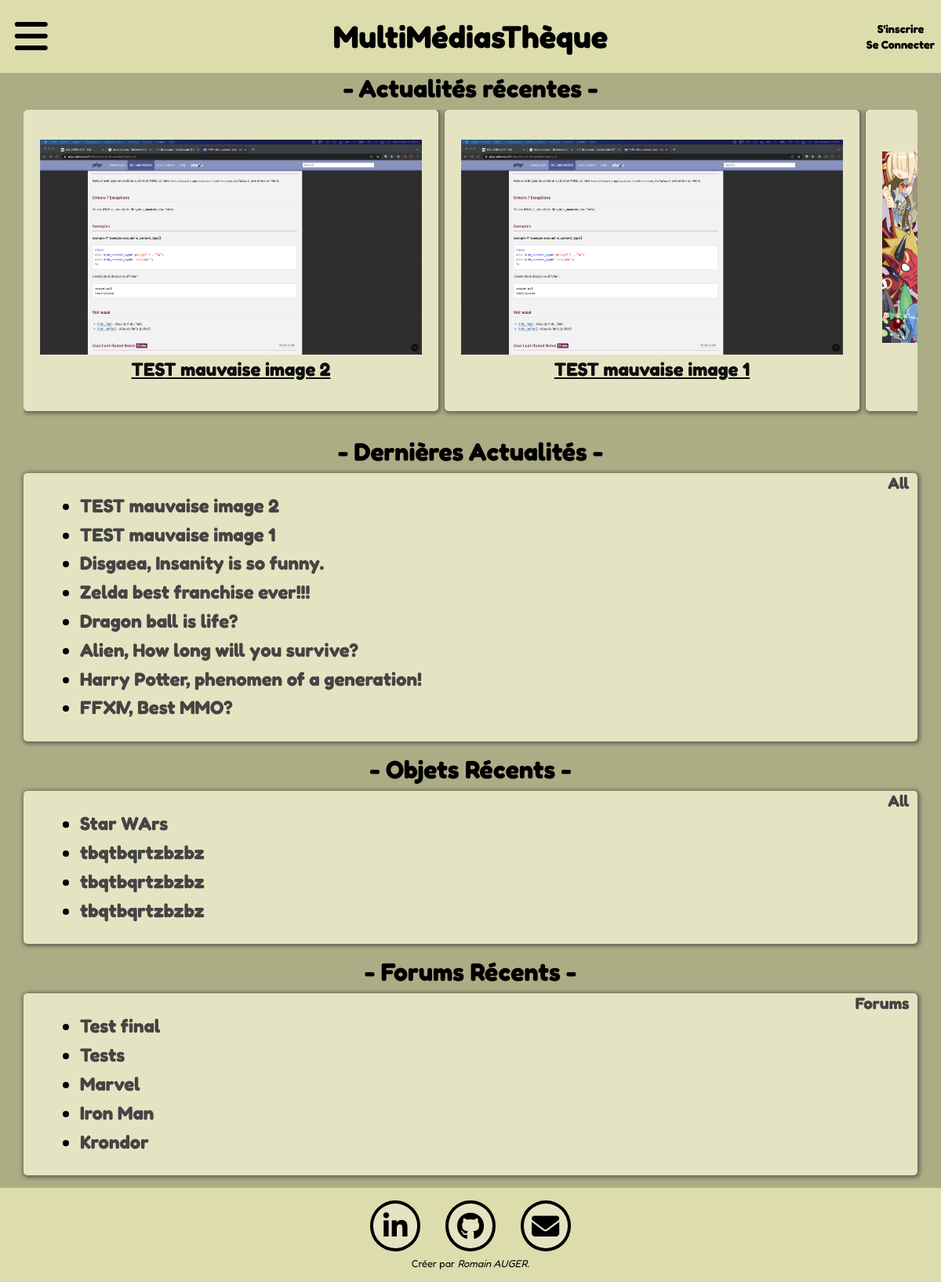
The page / on the database its author committed.
### tables this page shows
CREATE TABLE "News" (
	"Id"	INTEGER,
	"Image_1_name"	TEXT,
	"Image_1_path"	TEXT,
	"Title"	TEXT,
	"Introduction"	TEXT,
	"Paragraphe_1"	TEXT,
	"Image_2_name"	TEXT,
	"Image_2_path"	TEXT,
	"Paragraphe_2"	TEXT,
	"Image_3_name"	TEXT,
	"Image_3_path"	TEXT,
	"Paragraphe_3"	TEXT,
	"Conclusion"	TEXT,
	"Id_User"	TEXT,
	PRIMARY KEY("Id" AUTOINCREMENT)
);

CREATE TABLE "Articles" (
	"Id"	INTEGER,
	"Title"	TEXT,
	"Image_name"	TEXT,
	"Image_path"	TEXT,
	"Resume"	TEXT,
	PRIMARY KEY("Id" AUTOINCREMENT)
);

CREATE TABLE "Chatrooms" (
	"Id"	INTEGER,
	"Chatroom_name"	TEXT,
	"Categorie_id"	TEXT,
	PRIMARY KEY("Id" AUTOINCREMENT)
);

### index.php (called while the page is built, shortened)
<?php
require "Models/Chatroom.php";
require "Models/ChatroomManager.php";
require "Models/News.php";
require "Models/NewsManager.php";
require "Models/Articles.php";
require "Models/ArticlesManager.php";
require "Views/layout.php";
?>

### Controls/home_controller.php (called while the page is built)
<?php
    $bddPDO = new PDO('sqlite:Private/DataBase/Project_Database.db');
    $bddPDO->setAttribute(PDO::ATTR_ERRMODE, PDO::ERRMODE_EXCEPTION);
    $NewsMana = new NewsManager($bddPDO);
    $ArticlesMana = new ArticlesManager($bddPDO);
    $ChatroomsMana = New ChatroomsManager($bddPDO);
    require "Views/home.php";
?>

### Models/NewsManager.php (called while the page is built, shortened)
<?php
    class NewsManager{
        private $bddPDO;
        public function __construct(PDO $bddPDO) {
            $this->bddPDO = $bddPDO;
        }
        public function selectSixNews(){
            $query = $this->bddPDO->query("SELECT * FROM News ORDER BY Id DESC LIMIT 6");
            $query->setFetchMode(PDO::FETCH_CLASS  | PDO::FETCH_PROPS_LATE, "News" );
            $List = $query -> fetchAll();
            return $List;
        }
        public function selectEightNews(){
            $query = $this->bddPDO->query("SELECT * FROM News ORDER BY Id DESC LIMIT 8");
            $query->setFetchMode(PDO::FETCH_CLASS  | PDO::FETCH_PROPS_LATE, "News" );
            $List = $query -> fetchAll();
            return $List;
        }
    }
?>

### Models/News.php (called while the page is built, shortened)
<?php
class News
 {
    private $errors = [],
    $Id,
    $Title,
    $Introduction,
    $Conclusion,
    $Paragraphe_1,
    $Paragraphe_2,
    $Paragraphe_3,
    $Image_1_name,
    $Image_2_name,
    $Image_3_name,
    $Image_1_path,
    $Image_2_path,
    $Image_3_path,
    $Id_User;
    public function getId(){
        return $this->Id;
    }
    public function getTitle(){
        return $this->Title;
    }
    public function getImage_1_name(){
        return $this->Image_1_name;
    }
    public function getImage_1_path(){
        return $this->Image_1_path;
    }
}
?>

### Models/ArticlesManager.php (called while the page is built, shortened)
<?php
    class ArticlesManager{
        private $bddPDO;
        public function __construct(PDO $bddPDO) {
            $this->bddPDO = $bddPDO;
        }
        public function selectFiveArticles(){
            $query = $this->bddPDO->query("SELECT * FROM Articles ORDER BY Id DESC LIMIT 5");
            $query->setFetchMode(PDO::FETCH_CLASS  | PDO::FETCH_PROPS_LATE, "Articles" );
            $List = $query -> fetchAll();
            return $List;
        }
    }
?>

### Models/Articles.php (called while the page is built, shortened)
<?php
class Articles
 {
    private $errors = [],
    $Id,
    $Title,
    $Image_name,
    $Image_path,
    $Resume;
    public function getId(){
        return $this->Id;
    }
    public function getTitle(){
        return $this->Title;
    }
}
?>

### Models/ChatroomManager.php (called while the page is built, shortened)
<?php
class ChatroomsManager{
    private $bddPDO;
    public function __construct(PDO $bddPDO){
        $this->bddPDO = $bddPDO;
    }
    public function selectFiveChatrooms(){
        $query = $this->bddPDO->query("SELECT * FROM Chatrooms ORDER BY Id DESC LIMIT 5");
        $query->setFetchMode(PDO::FETCH_CLASS  | PDO::FETCH_PROPS_LATE, "Chatroom" );
        $List = $query -> fetchAll();
        return $List;
    }
}
?>

### Models/Chatroom.php (called while the page is built, shortened)
<?php
class Chatroom{
    private $errors = [],
    $Id,
    $Chatroom_name,
    $Categorie_id;
    public function getId(){
        return $this->Id;
    }
    public function getChatroom_name(){
        return $this->Chatroom_name;
    }
}
?>

### Views/home.php (the view)
<section class="homepage">
    <h1 id="actu"> - Actualités récentes - </h1>
    <article class="news">
        <?php foreach ($NewsMana->selectSixNews() as $NewViews) : ?>
            <section class="new">
                <a href="?page=new_view&Id=<?= ($NewViews->getId()) ?>" title="News"><img src="<?= $NewViews->getImage_1_path(); ?>" alt="<?= $NewViews->getImage_1_name(); ?>" class="image_1">
                    <h4><?= $NewViews->getTitle(); ?></h4>
                </a>
            </section>
        <?php endforeach ?>
    </article>
    <h1 id="actus"> - Dernières Actualités - </h1>
    <article class="actus">
        <a href="?page=all_news_list" class="all_actus" title="List News">All</a>
        <ul>
            <?php foreach ($NewsMana->selectEightNews() as $NewViews) : ?>
                <li>
                    <a href="?page=new_view&Id=<?= ($NewViews->getId()) ?>" title="News">
                        <h4><?= $NewViews->getTitle(); ?></h4>
                    </a>
                </li>
            <?php endforeach ?>
        </ul>
    </article>
    <h1 id="article"> - Objets Récents - </h1>
    <article class="actus">
        <a href="?page=all_articles_list" class="all_actus" title="List Article">All</a>
        <ul>
            <?php foreach ($ArticlesMana->selectFiveArticles() as $ArticlesViews) : ?>
                <li>
                    <a href="?page=article_view&Id=<?= ($ArticlesViews->getId()) ?>" title="Article">
                        <h4><?= $ArticlesViews->getTitle(); ?></h4>
                    </a>
                </li>
            <?php endforeach ?>
        </ul>
    </article>
    <h1 id="forums"> - Forums Récents - </h1>
    <article class="actus">
        <a href="?page=forums_category" class="all_actus" title="Forums">Forums</a>
        <ul>
            <?php foreach ($ChatroomsMana->selectFiveChatrooms() as $ChatroomsViews) : ?>
                <li>
                    <a href="?page=forums_chats&Id=<?= $ChatroomsViews->getId(); ?>" title="forum">
                        <h4><?= $ChatroomsViews->getChatroom_name(); ?></h4>
                    </a>
                </li>
            <?php endforeach ?>
        </ul>
    </article>
</section>

### Views/layout.php (shortened to what this page needs)
<!DOCTYPE html>
<html lang=fr">
<head>
    <link rel="stylesheet" href="Assets/Style/style.css">
    <link rel="stylesheet" href="https://cdnjs.cloudflare.com/ajax/libs/font-awesome/6.1.1/css/all.min.css">
</head>
<body>
    <?php require "Views/Templates/header.php"; ?>
    <main>
        <?php require getRoute(); ?>
    </main>
    <?php require "Views/Templates/footer.php"; ?>
</body>
</html>

### Views/Templates/header.php (shortened to what this page needs)
<header>
    <section class="menu">
        <p class="hamburger"><i class="fa-solid fa-bars"></i></p>
    </section>
    <h1><a href="index.php" title="Vers Homepage">MultiMédiasThèque</a></h1>
    <section class="account">
        <?php if (empty($_SESSION)) { ?>
            <a href="?page=register" title="Register">S'inscrire</a>
            <a href="?page=login" title="Login">Se Connecter</a>
        <?php } ?>
    </section>
</header>

### Views/Templates/footer.php
<footer>
    <section>
        <a href="https://www.linkedin.com/in/romain-auger-239b5a153" title="Vers Linkedin" target="_blank"><i class="fa-brands fa-linkedin-in linkedin"></i></a>
        <a href="https://github.com/MarkusCrowe" title="Vers GitHub" target="_blank"><i class="fa-brands fa-github github"></i></a>
        <a href="mailto: romainauger@wanadoo.fr" title="Envoyer un mail"><i class="fa-solid fa-envelope"></i></a>
    </section>
    <p>Créer par <a href="https://www.whire.me/@AugerRomain" title="Vers Whire" target="_blank">Romain AUGER</a>.</p>
</footer>

### rows shown on the page
news: Image_1_path (picture), Title "TEST mauvaise image 2"
news: Image_1_path (picture), Title "TEST mauvaise image 1"
news: Image_1_path (picture), Title "Disgaea, Insanity is so funny."
news: Title "Zelda best franchise ever!!!"
news: Title "Dragon ball is life?"
news: Title "Alien, How long will you survive?"
news: Title "Harry Potter, phenomen of a generation!"
news: Title "FFXIV, Best MMO?"
articles: Title "Star WArs"
articles: Title "tbqtbqrtzbzbz"
articles: Title "tbqtbqrtzbzbz"
articles: Title "tbqtbqrtzbzbz"
chatrooms: Chatroom_name "Test final"
chatrooms: Chatroom_name "Tests"
chatrooms: Chatroom_name "Marvel"
chatrooms: Chatroom_name "Iron Man"
chatrooms: Chatroom_name "Krondor"
